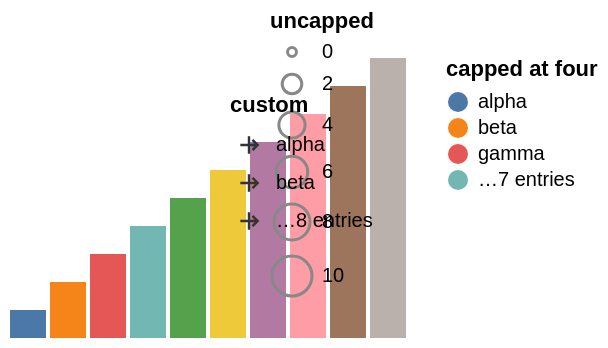

Source (Vega-Lite JSON):
### Vega specification from a JSON file in a GitHub repository (floating-point values rounded to 4 significant figures)
{"$schema": "https://vega.github.io/schema/vega/v6.json", "description": "symbolLimit is not a plain truncation: upstream keeps limit - 1 swatches and spends the last row saying how many entries it left out, with the swatch beside that row drawn from the next value. Beside them, a legend whose symbolType is an SVG **path** rather than one of the twelve names, which is how a specification asks for a swatch upstream does not ship — the same rule a mark's shape channel follows.", "width": 200, "height": 140, "padding": 5, "background": "white", "data": [{"name": "t", "values": [{"c": "alpha", "v": 1}, {"c": "beta", "v": 2}, {"c": "gamma", "v": 3}, {"c": "delta", "v": 4}, {"c": "epsilon", "v": 5}, {"c": "zeta", "v": 6}, {"c": "eta", "v": 7}, {"c": "theta", "v": 8}, {"c": "iota", "v": 9}, {"c": "kappa", "v": 10}]}], "scales": [{"name": "x", "type": "band", "domain": {"data": "t", "field": "c"}, "range": "width"}, {"name": "y", "type": "linear", "domain": {"data": "t", "field": "v"}, "range": "height"}, {"name": "colour", "type": "ordinal", "domain": {"data": "t", "field": "c"}, "range": "category"}, {"name": "area", "type": "linear", "domain": {"data": "t", "field": "v"}, "range": [20, 400]}], "legends": [{"fill": "colour", "title": "capped at four", "symbolLimit": 4, "orient": "right"}, {"size": "area", "title": "uncapped", "orient": "bottom-right"}, {"fill": "colour", "title": "custom", "orient": "top-right", "symbolLimit": 3, "symbolType": "M-0.5,0L0.5,0M0,-0.5L0,0.5M0.2,-0.3L0.5,0L0.2,0.3", "symbolStrokeColor": "#333333", "symbolStrokeWidth": 1.2, "symbolSize": 300}], "marks": [{"type": "rect", "from": {"data": "t"}, "encode": {"enter": {"x": {"scale": "x", "field": "c"}, "width": {"scale": "x", "band": 0.9}, "y": {"scale": "y", "field": "v"}, "y2": {"scale": "y", "value": 0}, "fill": {"scale": "colour", "field": "c"}}}}]}
